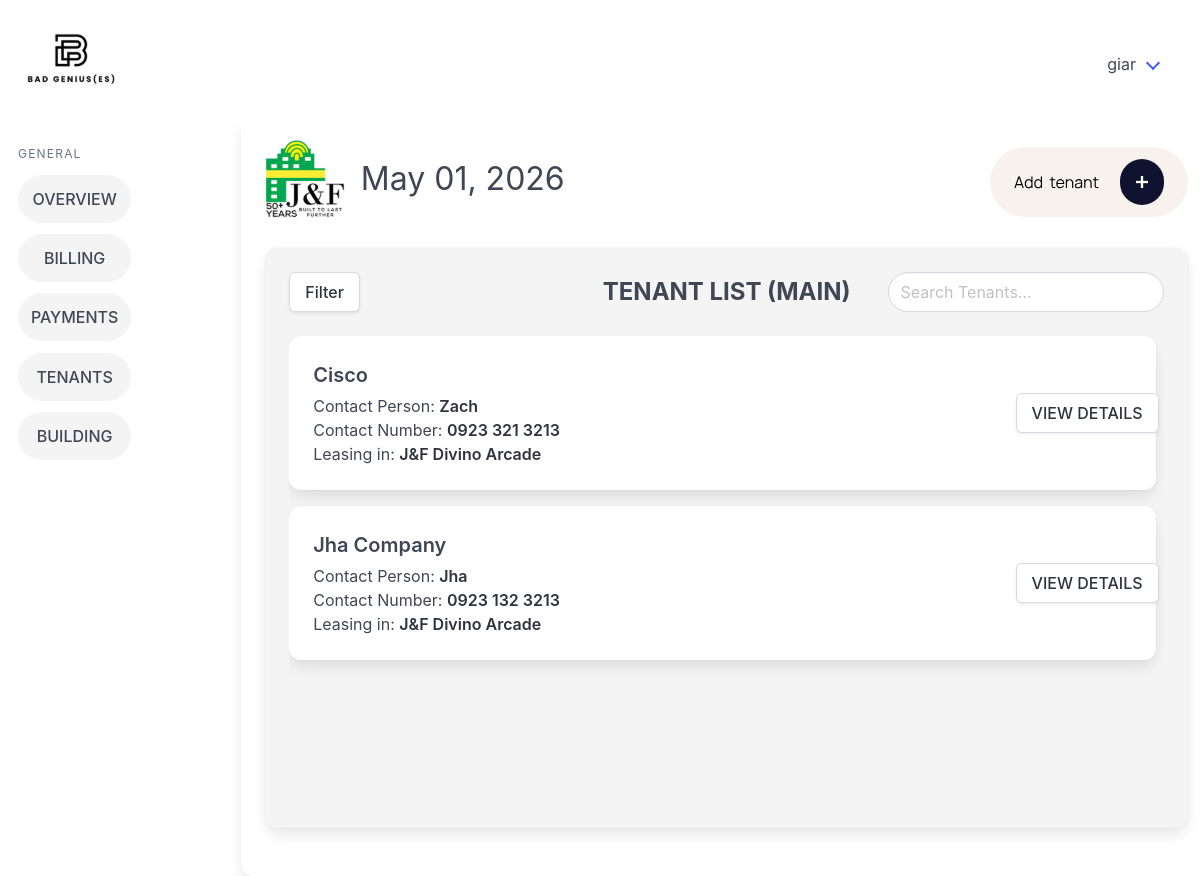
Screenshot of /tenants_main/ (signed in) with the database file from the repository.
### billingApp/models.py (models this page shows, shortened)
class Tenant(models.Model):
    companyName = models.CharField(max_length=100, null=True, blank=True)
    contactPerson = models.CharField(max_length=100)
    phoneNumber = models.CharField(max_length=12)
    email = models.CharField(max_length=50)
    carryover_balance = models.DecimalField(max_digits=12, decimal_places=2, default=Decimal('0.00'))
    modified_by = models.ForeignKey("Account", on_delete=models.SET_NULL, null=True, blank=True, related_name="+")
    modified_at = models.DateTimeField(auto_now=True, null=True, blank=True)
    objects = models.Manager

class Building(models.Model):
    buildingName = models.CharField(max_length=26, unique=True)
    signageCapacity = models.IntegerField(default=0)
    parkingCapacity = models.IntegerField(default=0)
    buildingAddress = models.CharField(max_length=50)
    modified_by = models.ForeignKey("Account", on_delete=models.SET_NULL, null=True, blank=True, related_name="+")
    modified_at = models.DateTimeField(auto_now=True, null=True, blank=True)
    objects = models.Manager

### billingApp/views.py (the view)
# urls.py: path('tenants_main/', views.tenants_main, name='tenants_main'),
@login_required
def tenants_main(request):
    building_filter = request.GET.get("building")
    lease_status_filter = request.GET.get("lease_status")
    tenant_objects = Tenant.objects.all().order_by('companyName', 'contactPerson')
    active_leases = Lease.objects.filter(pastLease=False).select_related('tenantName', 'buildingName')
    if building_filter:
        tenant_objects = tenant_objects.filter(
            lease__buildingName_id=building_filter,
            lease__pastLease=False
        ).distinct()
    if lease_status_filter == "active":
        tenant_objects = tenant_objects.filter(lease__pastLease=False).distinct()
    elif lease_status_filter == "none":
        tenant_objects = tenant_objects.exclude(lease__pastLease=False).distinct()
    lease_by_tenant_id = {lease.tenantName_id: lease for lease in active_leases}
    for t in tenant_objects:
        if not (t.companyName or "").strip():
            t.companyName_display = t.contactPerson
        else:
            t.companyName_display = t.companyName
        active_lease = lease_by_tenant_id.get(t.id)
        if active_lease:
            t.buildingName_display = active_lease.buildingName.buildingName
        else:
            t.buildingName_display = "No active lease"
    buildings = Building.objects.all()
    date_today = get_date_today()
    return render(
        request,
        'billingApp/tenants_main.html',
        {
            'tenants': tenant_objects,
            'date_today': date_today,
            'buildings': buildings,
            'selected_building': building_filter,
            'selected_lease_status': lease_status_filter,
        }
    )

### billingApp/views.py (called while the page is built)
def get_date_today():
    from datetime import datetime
    return datetime.now().strftime("%B %d, %Y")

### billingApp/templates/billingApp/tenants_main.html (shortened to what this page needs)
{% extends 'billingApp/base.html' %} {% load static %} {% block content %}
<div class="column is-3 pt-5 has-text-right">
  <a href="{% url 'add_tenant' %}">
  </a>
</div>
</div>
<div class="columns">
  <div class="column">
    <div class="card card2 tenant-panel">
      <div class="card-content tenant-panel-content">
        <div class="columns is-vcentered">
          <div class="column">
            <div class="dropdown" id="filterDropdown">
              <div class="dropdown-trigger">
                <button class="button" onclick="toggleFilter()" type="button">
                  Filter
                </button>
              </div>
            </div>
          </div>
          <div class="column">
            <h1 class="is-size-4 has-text-weight-bold has-text-centered">TENANT LIST (MAIN)</h1>
          </div>
          <div class="column has-text-right">
            <input id="searchInput" type="text" class="input searchInput" placeholder="Search Tenants..." />
          </div>
        </div>
        <div class="tenant-list-scroll">
          {% for t in tenants %}
          <div class="card mb-4">
            <div class="card-content">
              <div class="columns is-multiline is-vcentered">
                <div class="column">
                  <h2 class="is-size-5 has-text-weight-semibold mb-1">{{ t.companyName_display }}</h2>
                  <p class="is-size-6">Contact Person: <strong>{{ t.contactPerson }}</strong></p>
                  <p class="is-size-6">Contact Number: <strong>{{ t.phoneNumber }}</strong></p>
                  <p class="is-size-6">Leasing in: <strong class="building-name">{{ t.buildingName_display }}</strong></p>
                </div>
                <div class="column is-2 has-text-right">
                  <a href="{% url 'tenant_details' t.id %}" class="button">VIEW DETAILS</a>
                </div>
              </div>
            </div>
          </div>
          {% endfor %}
        </div>
      </div>
    </div>
  </div>
</div>
{% endblock %}

### billingApp/templates/billingApp/base.html (shortened to what this page needs)
{% load static %}
<!doctype html>
<html lang="en">
  <head>
    <link rel="stylesheet" href="{% static 'billingApp/css/style.css' %}" />
    <link rel="stylesheet" href="https://cdn.jsdelivr.net/npm/bulma@1.0.4/css/bulma.min.css" />
  </head>
  <body>
    <nav class="navbar p-5" role="navigation" aria-label="main navigation">
      <div class="navbar-brand">
        <a class="" href="{% url 'home_page' %}">
        </a>
      </div>
      <div id="navbarBasicExample" class="navbar-menu">
        <div class="navbar-end">
          <div class="navbar-item has-dropdown is-hoverable">
            <a class="navbar-link">{{ user.username }}</a>
          </div>
        </div>
      </div>
    </nav>
    <div class="columns">
      <aside class="menu">
        <p class="menu-label">General</p>
        <ul class="menu-list">
          <li><a href="{% url 'home_page' %}" class="sidebarItems button is-light is-rounded is-fullwidth">OVERVIEW</a></li>
          <li><a href="{% url 'billing_records_main' %}" class="sidebarItems button is-light is-rounded is-fullwidth">BILLING</a></li>
          <li><a href="{% url 'payments_main' %}" class="sidebarItems button is-light is-rounded is-fullwidth">PAYMENTS</a></li>
          <li><a href="{% url 'tenants_main' %}" class="sidebarItems button is-light is-rounded is-fullwidth">TENANTS</a></li>
          <li><a href="{% url 'buildings_main' %}" class="sidebarItems button is-light is-rounded is-fullwidth">BUILDING</a></li>
        </ul>
      </aside>
      {% block logo %}
      <div class="card card1">
        <div class="card-content">
          <div class="columns is-4">
            <div class="column is-1">
            </div>
            <div class="column">
              <h1 class="is-size-3 pt-4 pl-4">{{ date_today }}</h1>
            </div>
    {% endblock %} {% block content %} {% endblock %}
  </body>
</html>

### billingApp/static/billingApp/css/style.css (style rules this page uses)
.menu { position: sticky; display: inline-block; vertical-align: top; max-height: 100vh; overflow-y: auto; width: 200px; top: 0; bottom: 0; padding: 30px; }
.menu .menu-list li { margin-bottom: 0.7rem; }
.menu .menu-list li a { padding: 0.75rem 0.9rem; }
.card2 { background-color: #f4f4f4 !important; max-height: 700px !important; min-height: 500px !important; }
.card1 { margin-left: 80px !important; width: 1200px !important; }
.tenant-panel { height: calc(100vh - 220px); }
.tenant-panel-content { height: 100%; display: flex; flex-direction: column; }
.tenant-list-scroll { flex: 1; overflow-y: auto; padding-right: 8px; }
.searchInput { border-radius: 30px !important; }
.sidebarItems { background-color: #f4f4f4 !important; }

### rows the page displays
Tenant: companyName_display "Cisco", contactPerson "Zach", phoneNumber "0923 321 3213", buildingName_display "J&F Divino Arcade"
Tenant: companyName_display "Jha Company", contactPerson "Jha", phoneNumber "0923 132 3213", buildingName_display "J&F Divino Arcade"

### other values shown
{{ user.username }} "giar"
{{ date_today }} "May 01, 2026"
